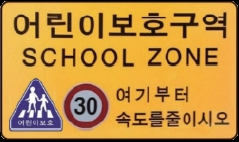
#> input picture ch5/child.png, 239 x 142 px, found by its file name
$ python ch5_practice.py
#> lines starting #> are read from the running program, lines starting #| are printed output that depends on the picture
import cv2 as cv
import numpy as np

img1=cv.imread('ch5/child.png') # 표지판을 크롭하여 모델 영상으로 사용
#> img1 is the input picture: shape (142, 239, 3); mean B, G, R 67.7, 144.5, 192.7
gray1=cv.cvtColor(img1,cv.COLOR_BGR2GRAY)
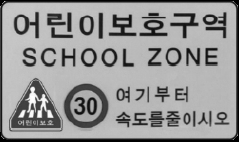
#> gray1: shape (142, 239); min 0, max 255, mean 150.1
img2=cv.imread('ch5/road.jpg')			     # 장면 영상
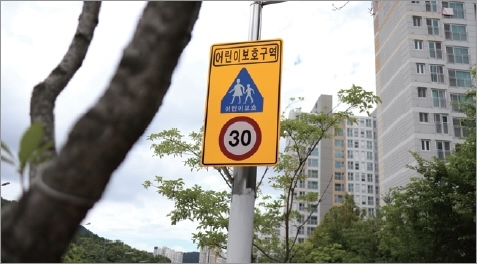
#> input picture ch5/road.jpg, 477 x 264 px, found by its file name
#> img2 is the input picture: shape (264, 477, 3); mean B, G, R 138.4, 147.1, 149.3
gray2=cv.cvtColor(img2,cv.COLOR_BGR2GRAY)
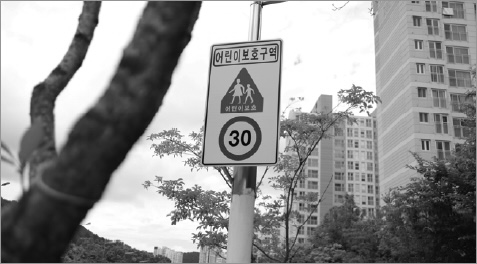
#> gray2: shape (264, 477); min 2, max 255, mean 146.8

sift=cv.SIFT_create()
kp1,des1=sift.detectAndCompute(gray1,None)
#> kp1 = 411 keypoints; strongest (x, y, size): (50, 115, 3.7), (39, 115, 3.5), (33, 89, 2.9), (31, 115, 3)
kp2,des2=sift.detectAndCompute(gray2,None)
#> kp2 = 1108 keypoints; strongest (x, y, size): (82, 40, 14.1), (45, 96, 19.9), (104, 220, 25.1), (230, 143, 2.3)

flann_matcher=cv.DescriptorMatcher_create(cv.DescriptorMatcher_FLANNBASED)
knn_match=flann_matcher.knnMatch(des1,des2,2)	# 최근접
#> knn_match = 411 matches

T=0.6
good_match=[]
for nearest1,nearest2 in knn_match:
    if (nearest1.distance/nearest2.distance)<T:
        good_match.append(nearest1)
#> after the loop, good_match = 3 matches

points1=np.float32([kp1[gm.queryIdx].pt for gm in good_match])
#> points1 = [[75.57, 110.5], [91.81, 102.1], [91.81, 102.1]]
points2=np.float32([kp2[gm.trainIdx].pt for gm in good_match])
#> points2 = [[230.1, 142.5], [246, 134.6], [246, 134.6]]

#> (the run stopped early here; a loop or call above may not have finished)
